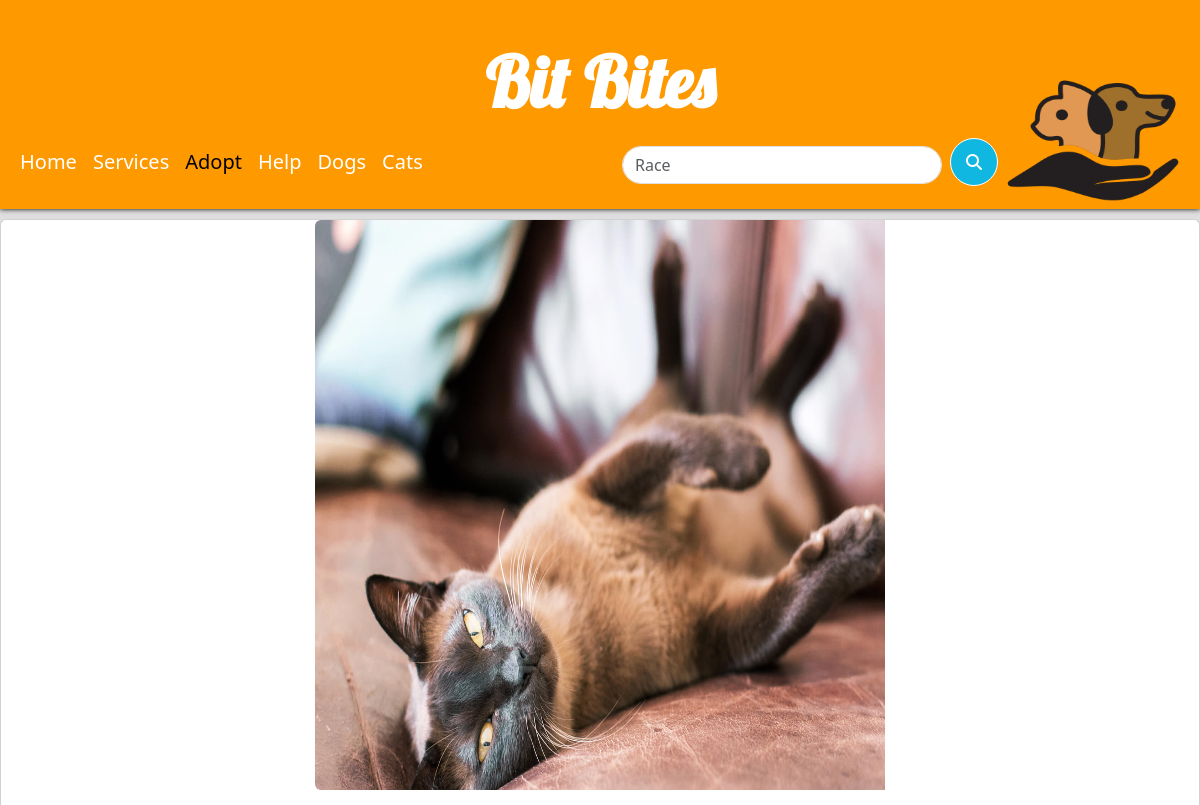
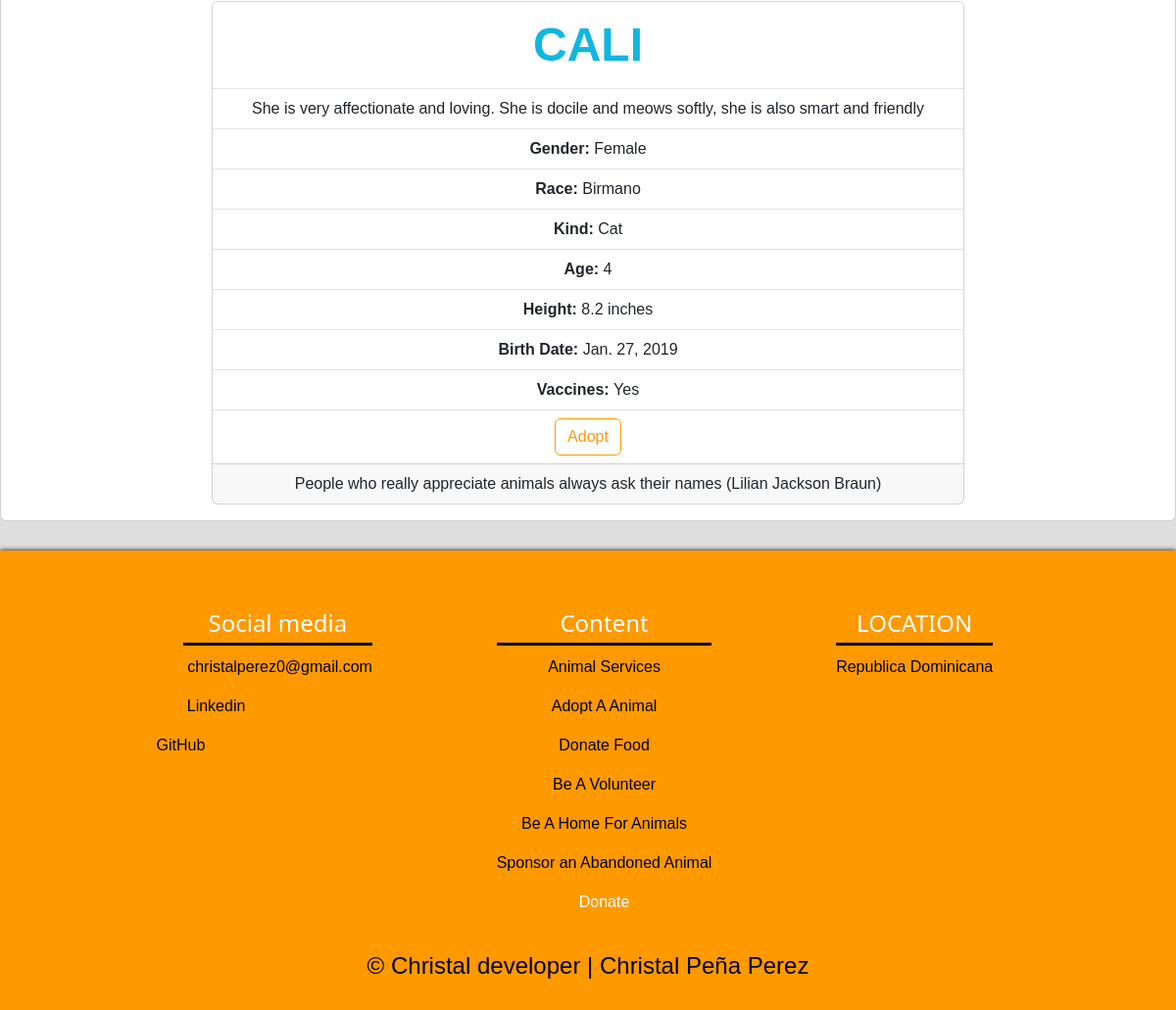
Page /AdoptAPet/Information/8 on the committed database (2 pictures, top to bottom).
### Adopt/models.py (models this page shows, shortened)
class Animal(models.Model):
    name = models.CharField(max_length=30)
    gender = models.CharField(max_length=10)
    height = models.FloatField(blank=True)
    vaccines = models.BooleanField(blank=True)
    photo = models.ImageField(upload_to='AdopImages')
    description = models.CharField(max_length=1000)
    age = models.IntegerField()
    birth_date = models.DateField(verbose_name='date of birth')
    race = models.ForeignKey(Race,on_delete=models.CASCADE)
    kind = models.ForeignKey(KindOfPet,on_delete=models.CASCADE)
    created = models.DateTimeField(auto_now_add=True)
    updated = models.DateTimeField(auto_now_add=True)
    class Meta:
        verbose_name = 'Animal'
        verbose_name_plural = 'Animals'

class Race(models.Model):
    race = models.CharField(max_length=50)
    created = models.DateTimeField(auto_now_add=True)
    updated = models.DateTimeField(auto_now_add=True)
    class Meta:
        verbose_name = 'Race'
        verbose_name_plural = 'Races'
    def __str__(self):
        return self.race

class KindOfPet(models.Model):
    kind = models.CharField(max_length=50, verbose_name='Kind of Pet')
    created = models.DateTimeField(auto_now_add=True)
    updated = models.DateTimeField(auto_now_add=True)
    class Meta:
        verbose_name = 'KindOfPet'
        verbose_name_plural = 'KindOfPets'
    def __str__(self):
        return self.kind

### Adopt/views.py (the view)
# urls.py: path('Information/<int:id>',views.informationPage, name= 'infpage'),
def informationPage(request, id):
    data = Animal.objects.get(id = id)
    if data.vaccines == True:
        vaccines = 'Yes'
    else:
        vaccines = 'No'
    return render(request,'AdoptPet/informationPage.html',{'data':data,'vaccines':vaccines})

### Adopt/templates/AdoptPet/informationPage.html (shortened to what this page needs)
{% extends 'PetsWebPage/main.html' %}
    {% block content %}
    <section>
      <div >
        <div class="card mb-3" style="width: fit-content; margin: auto; ">
          <div class="row g-0">
            <div class="col-md-4" style=" width: fit-content;margin: auto;">
              <img style="width: 570px;height: 570px" src="{{data.photo.url}}" class="img-fluid rounded-start" alt="...">
            </div>
            <div class="col-md-8" style="width:fit-content;margin: auto;">
              <div class="card-body cont" style=" height: auto;">
                <div class="card" style="width: auto; text-align: center;">
                  <ul class="list-group list-group-flush">
                    <li class="list-group-item" style="text-transform: uppercase;color: #10b7e1; "><strong style="font-size: 3rem;">{{data.name}}</strong></li>
                    <li class="list-group-item" >{{data.description}}</li>
                    <li class="list-group-item"><strong>Gender:</strong> {{data.gender}}</li>
                    <li class="list-group-item"><strong>Race: </strong>{{data.race}}</li>
                    <li class="list-group-item"><strong>Kind: </strong>{{data.kind}}</li>
                    <li class="list-group-item"><strong>Age: </strong>{{data.age}}</li>
                    <li class="list-group-item"><strong>Height: </strong>{{data.height}} inches</li>
                    <li class="list-group-item"><strong>Birth Date: </strong>{{data.birth_date}}</li>
                    <li class="list-group-item"><strong>Vaccines: </strong>{{vaccines}}</li>
                    <li class="list-group-item"><a href="{% url 'adoptform' data.id %}" class="card-link"><button type="button" class="btn btn-outline-danger">Adopt</button></a>
                    </li>
                  </ul>
                  <div class="card-footer">
                    People who really appreciate animals always ask their names (Lilian Jackson Braun)                  </div>
                </div>
              </div>
            </div>
          </div>
        </div>
      </div>
    </section>
    {% endblock %}

### PetsWebPage/static/PetsPage/css/main.css (style rules this page uses)
body { background-image: url('https://img.freepik.com/vector-premium/patron-fisuras-cabeza-perro-lindo-sobre-fondo-blanco_426735-106.jpg?w=2000'); background-size: cover; background-size: 900px; backdrop-filter:brightness(0.87); }
.card { font-family: 'Aclonica', sans-serif; }
.btn { color:rgb(255,153,0) ; border-color: rgb(255,153,0); }
.cont { width: 50rem; }

### rows in the picture
Animal: photo (picture), name "CALI", description "She is very affectionate and loving. She is docile and meows softly, she is also smart and friendly", gender "Female", race "Birmano", kind "Cat", age "4", height "8.2", birth_date "Jan. 27, 2019"

### other values in the picture
{{ vaccines }} "Yes"
